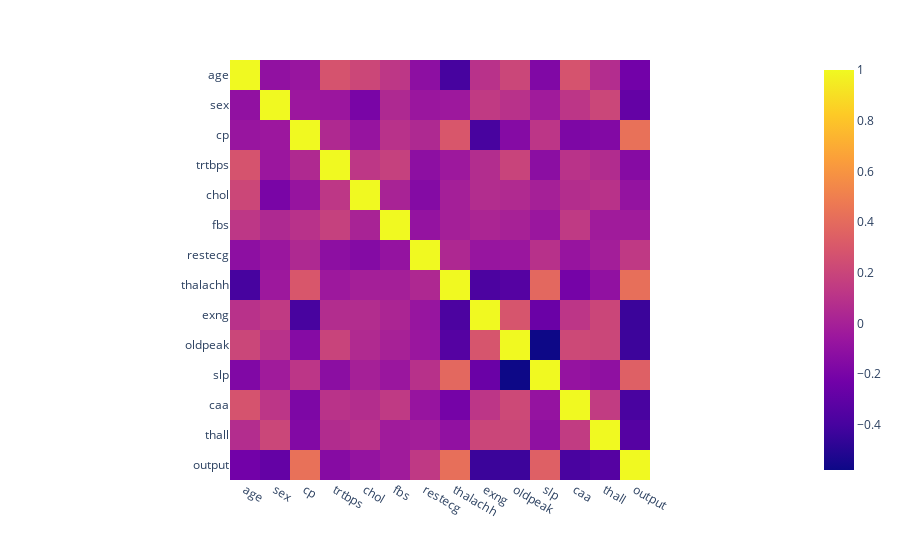

Here is the notebook cell this chart was saved with:
### Code cell


### Figure 1 — Plotly figure (JSON) as saved in the notebook; plotly's stock layout.template omitted (floating-point values rounded to 4 significant figures; data arrays with more than 128 entries replaced by an {"elided": "..."} marker saying what was removed)
{"data": [{"coloraxis": "coloraxis", "hovertemplate": "x: %{x}<br>y: %{y}<br>color: %{z}<extra></extra>", "name": "0", "type": "heatmap", "x": ["age", "sex", "cp", "trtbps", "chol", "fbs", "restecg", "thalachh", "exng", "oldpeak", "slp", "caa", "thall", "output"], "xaxis": "x", "y": ["age", "sex", "cp", "trtbps", "chol", "fbs", "restecg", "thalachh", "exng", "oldpeak", "slp", "caa", "thall", "output"], "yaxis": "y", "z": {"elided": "14x14 float values"}}], "layout": {"coloraxis": {"colorscale": [[0, "#0d0887"], [0.1111, "#46039f"], [0.2222, "#7201a8"], [0.3333, "#9c179e"], [0.4444, "#bd3786"], [0.5556, "#d8576b"], [0.6667, "#ed7953"], [0.7778, "#fb9f3a"], [0.8889, "#fdca26"], [1, "#f0f921"]]}, "margin": {"t": 60}, "xaxis": {"anchor": "y", "constrain": "domain", "domain": [0, 1], "scaleanchor": "y"}, "yaxis": {"anchor": "x", "autorange": "reversed", "constrain": "domain", "domain": [0, 1]}}}
